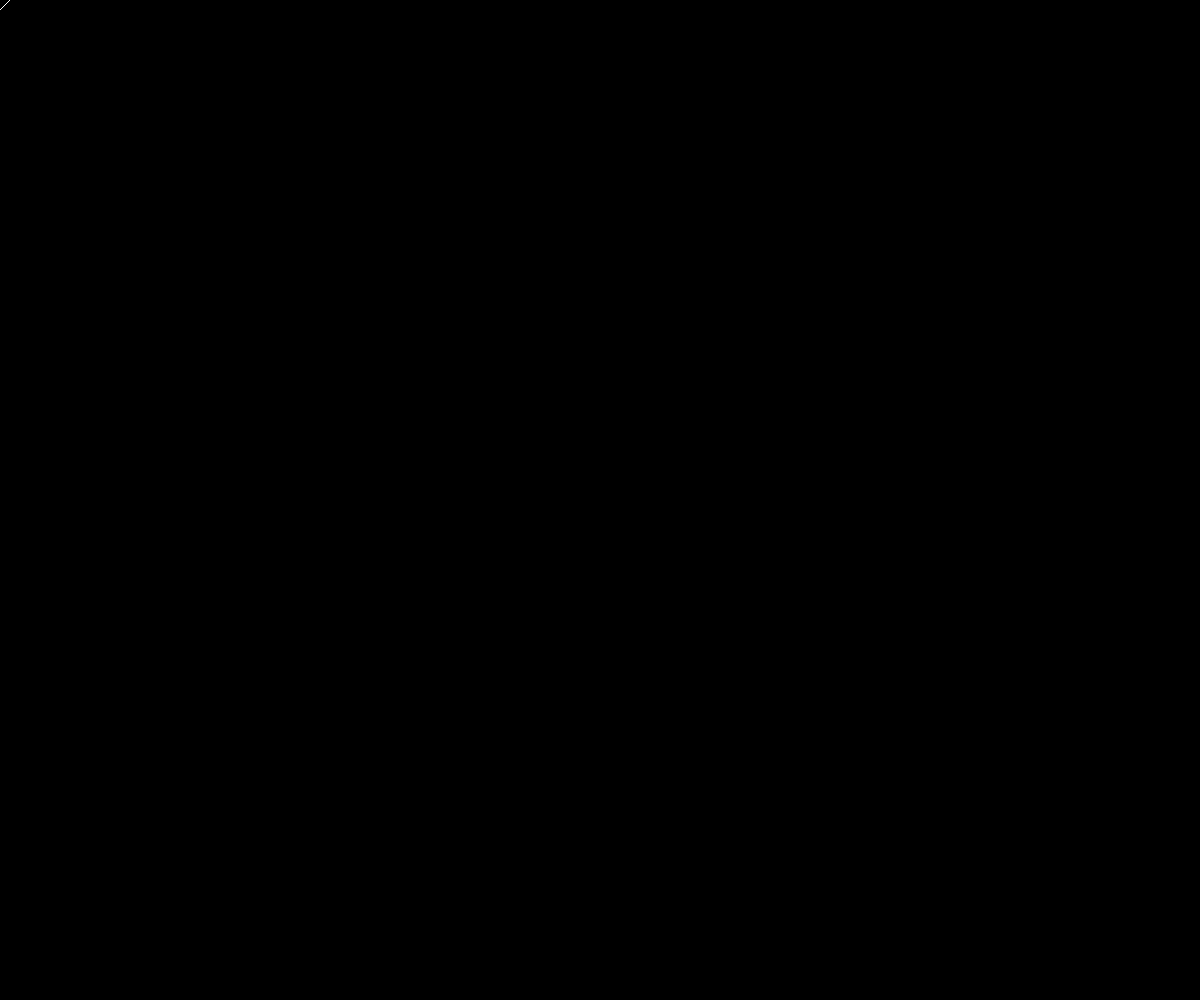
Frame 1 (no input)
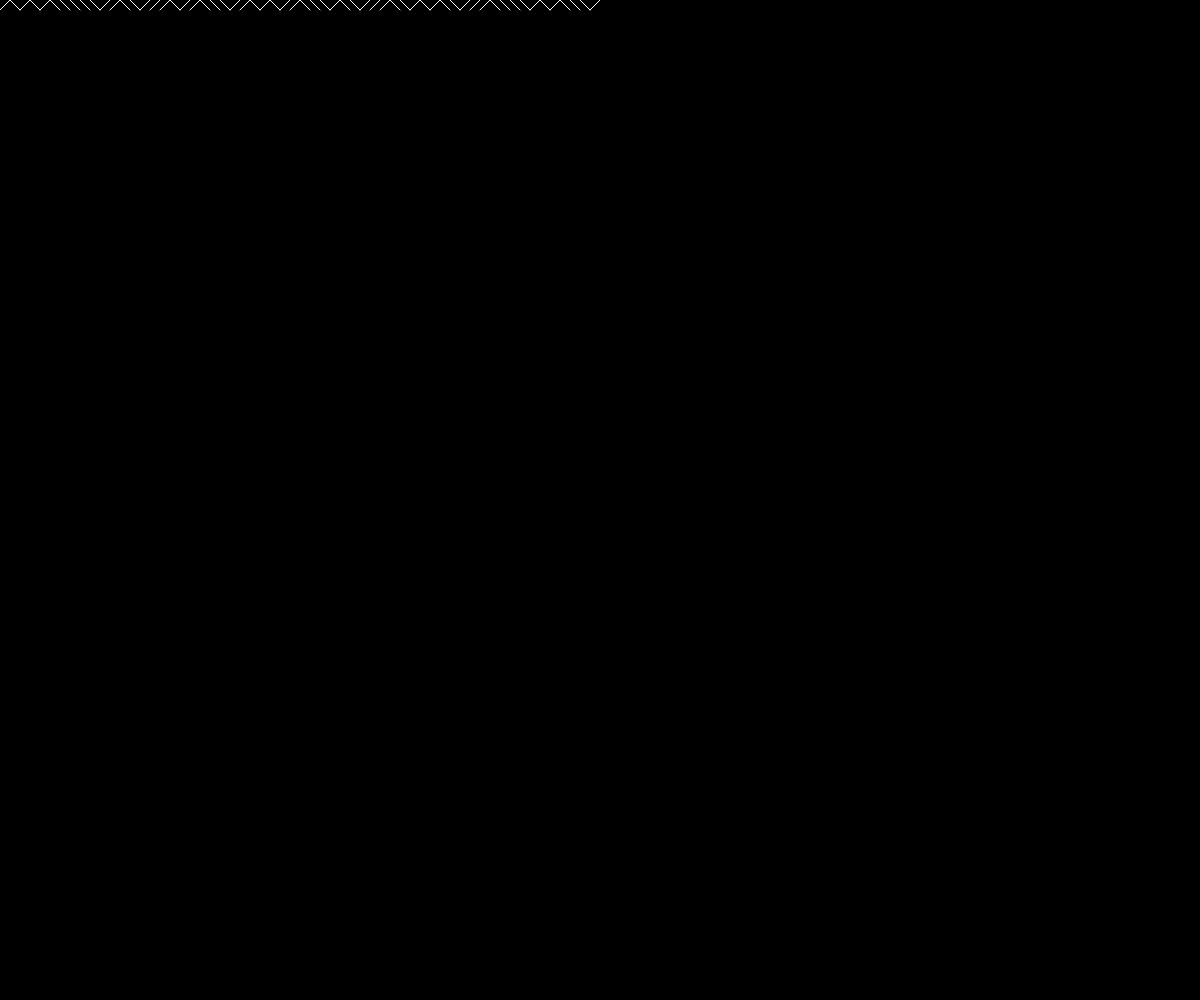
Frame 60 (no input)
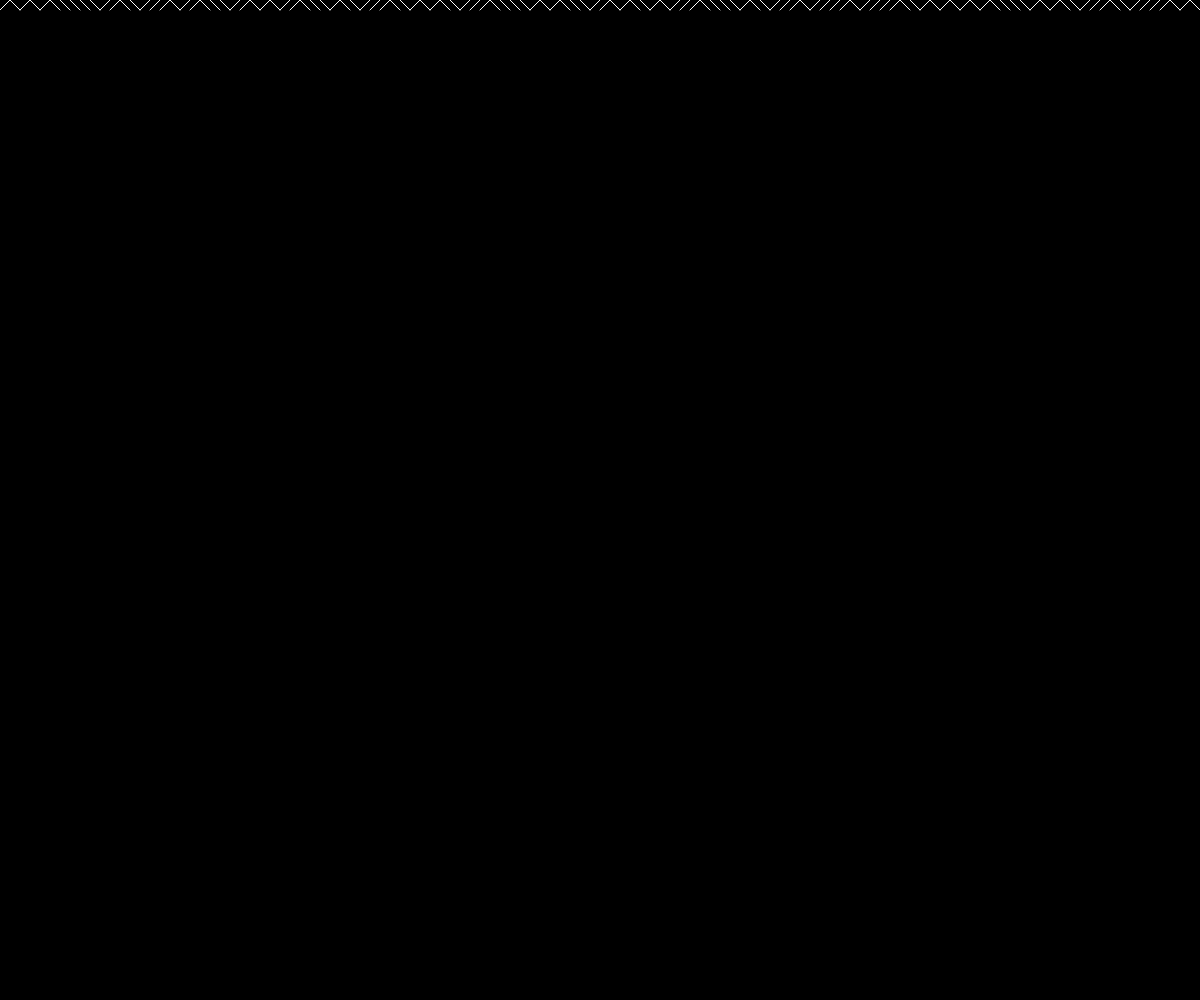
Frame 120 (the mouse pressed at the canvas centre since frame 60)

The p5.js sketch that drew these frames (run headless with seeded random() and noise() and a simulated clock; from frame 60 on, the mouse is pressed at the canvas centre):

// p5.js sketch
// ── sketch.js
/*10 print in Commodore64
Ref:
1. 10Print: 10 PRINT CHR$(205.5+RND(1)); : GOTO 10
2. Shiffman's video:
https://www.youtube.com/watch?v=bEyTZ5ZZxZs

Rules:
1. Throw a dice randomly
2. Half of the chance print a backward slash
3. The other half of the chance will print a forward slash
4. Fill the whole canvas with the randomly generated slash
invent your own 10Print by creating your own rules!
*/

let x = 0;
let y = 0;
let spacing = 10;

function setup() {
  createCanvas(windowWidth, windowHeight);
  background(0);
}

function draw() {
  stroke(255);
  if (random(1) < 0.5) {  //probabilty
    //backward slash
    //line(0,0,10,10); //example of backward slash
    line(x, y, x+spacing, y+spacing);
  } else {
    //forward slash
    //line(0,10,10,0); //example of forward slash
    line(x, y+spacing, x+spacing, y);
  }
  x+=spacing;
  if (x > width) {
    x = 0;
    y += spacing;
  }
}
